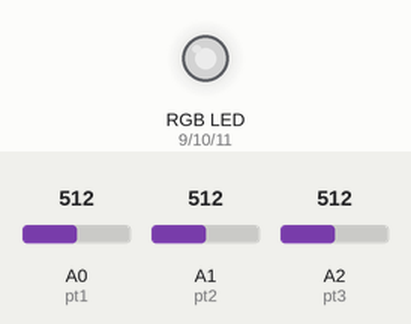
Simulated run of this sketch. Board: Arduino Uno, built with avr-gcc and run on an emulated ATmega328P. Shown: an RGB LED mixed from three pins (HIGH = lit). The test bench sets the inputs (shaded band); at power-on: A0 (pt1) = 512, A1 (pt2) = 512, A2 (pt3) = 512. Dim RGB values are drawn brighter than linear.

Above: at 1.2 s.
1.3 s: A0 (pt1) set to 716
At 2.2 s:
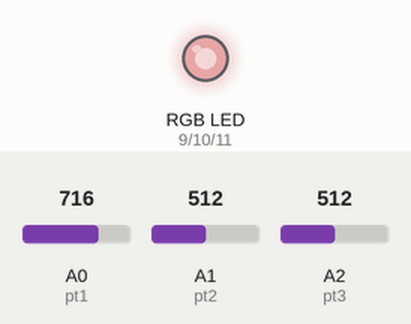
2.8 s: A1 (pt2) set to 716
At 3.6 s:
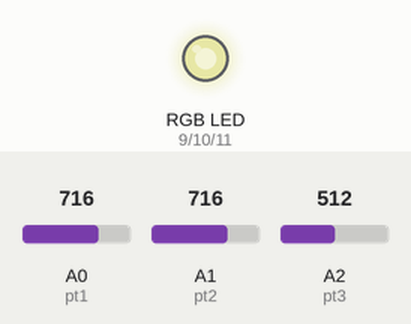
4.3 s: A2 (pt3) set to 716
At 5.0 s:
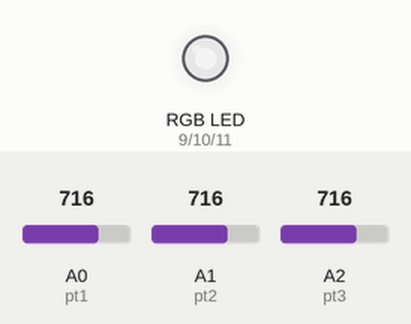
5.8 s: A0 (pt1) set to 900
At 6.4 s:
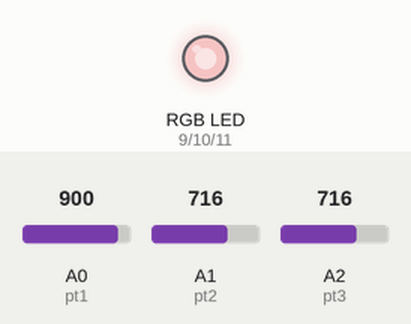
7.3 s: A1 (pt2) set to 900
At 7.9 s:
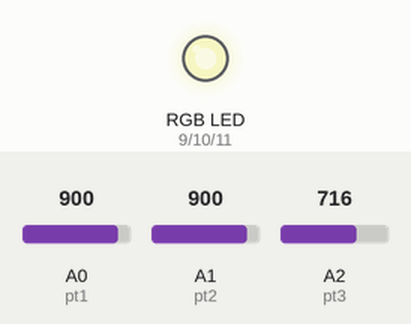
8.8 s: A2 (pt3) set to 900
At 9.3 s:
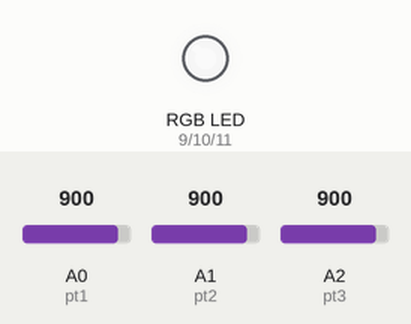
Timing chart, 0 to 11.3 s (numbered marks = the images above; inputs shaded):
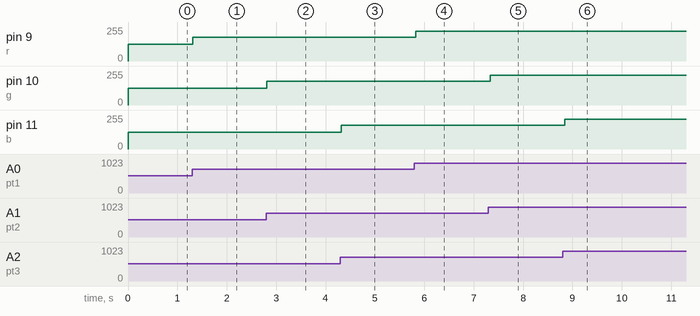

Measured:
- after the input at 1.3 s, pin 9 (r): 127/255 → 178/255 at once
- after the input at 2.8 s, pin 10 (g): 127/255 → 178/255 at once
- after the input at 4.3 s, pin 11 (b): 127/255 → 178/255 at once
- after the input at 5.8 s, pin 9 (r): 178/255 → 224/255 at once
- after the input at 7.3 s, pin 10 (g): 178/255 → 224/255 at once
- after the input at 8.8 s, pin 11 (b): 178/255 → 224/255 at once

The sketch:

Acendendo_um_Led_RBG_com_potenciometros.ino
```cpp
//Declaração dos potenciômetros
int pt1 = A0;
int pt2 = A1;
int pt3 = A2;

//Declaração dos LED
int r = 9;
int g = 10;
int b = 11;

void setup()
{
  //Os potenciômetros são entradas de dados e os pinos do led RBG, saídas.
  pinMode(pt1, INPUT);
  pinMode(r, OUTPUT);
  pinMode(pt2, INPUT);
  pinMode(g, OUTPUT);
  pinMode(pt3, INPUT);
  pinMode(b, OUTPUT);
}

void loop()
{
  analogWrite(r, map(analogRead(pt1), 0, 1023, 0, 255));//Faz a leitura, conversão de "escala" e escreve no respectivo pino
  analogWrite(g, map(analogRead(pt2), 0, 1023, 0, 255));//Faz a leitura, conversão de "escala" e escreve no respectivo pino
  analogWrite(b, map(analogRead(pt3), 0, 1023, 0, 255));//Faz a leitura, conversão de "escala" e escreve no respectivo pino
  delay(100); //Espera por 100 milissegundos
}
```
